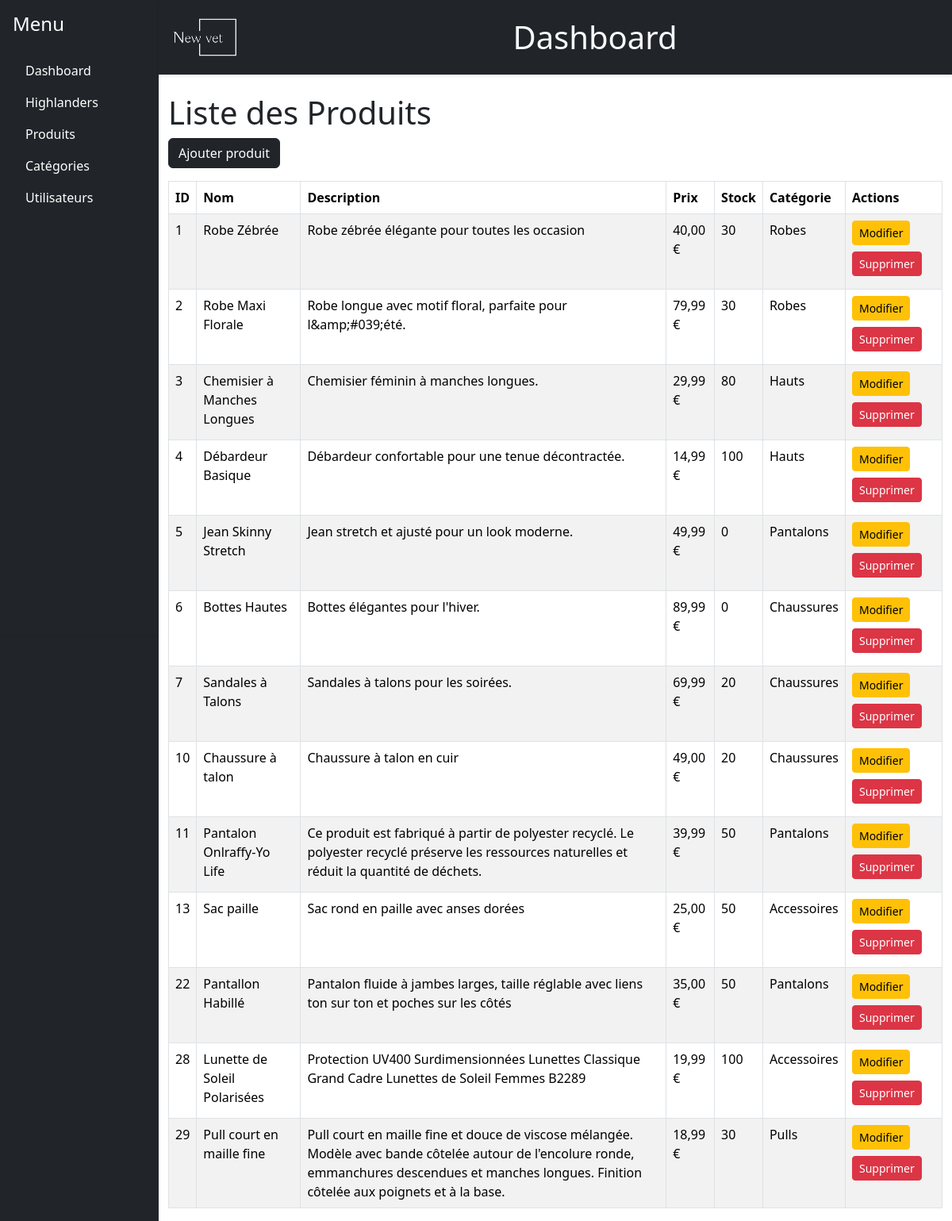
The page /backoffice/products.php on the database as committed earlier.
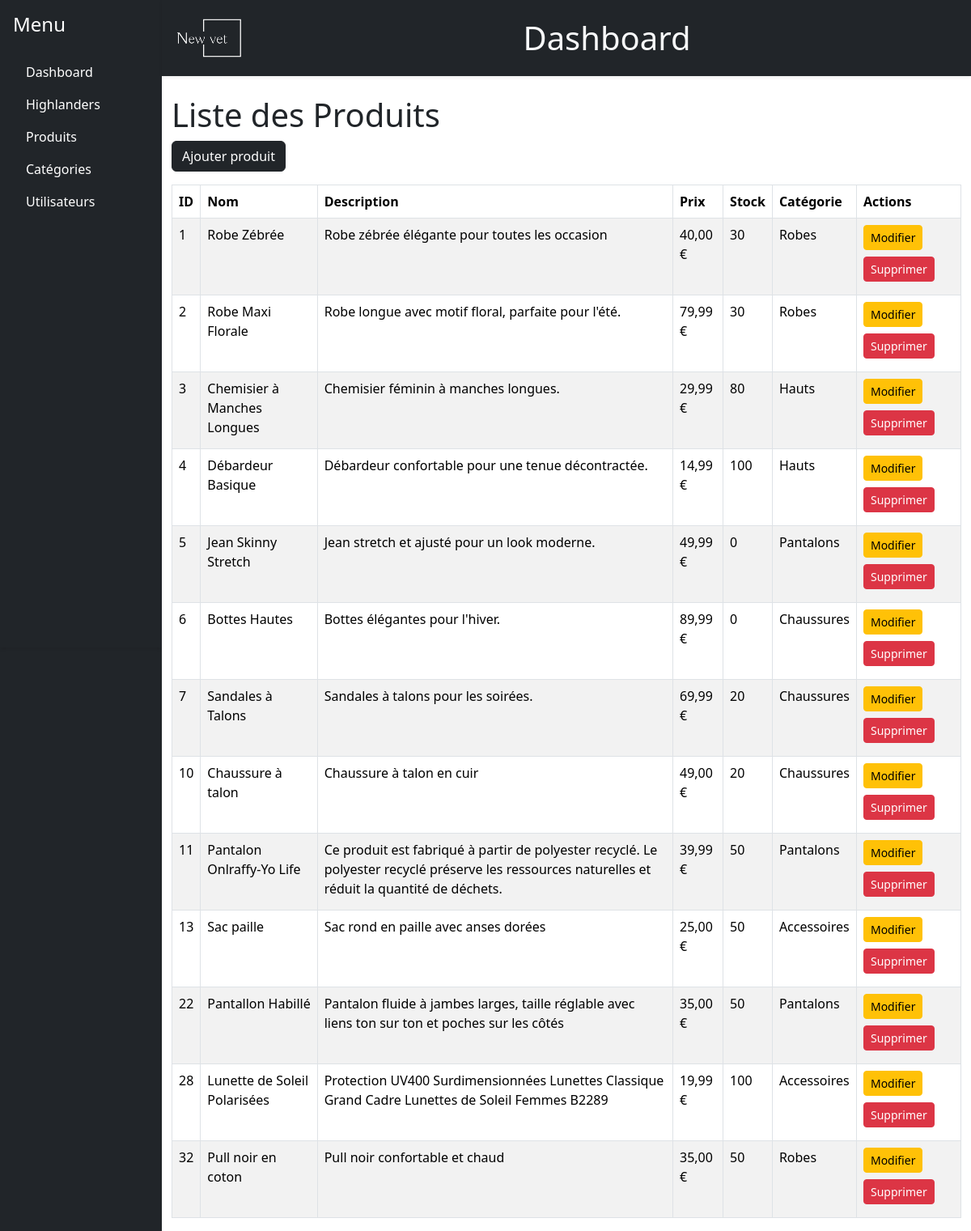
The same page on the database as committed later.
### tables this page shows
CREATE TABLE `produits` (
  `id` int(11) NOT NULL,
  `categorie_id` int(11) DEFAULT NULL,
  `nom` varchar(255) NOT NULL,
  `description` text DEFAULT NULL,
  `prix` decimal(10,2) NOT NULL,
  `stock` int(11) DEFAULT 0,
  `date_ajout` date NOT NULL DEFAULT current_timestamp(),
  `en_priorite` tinyint(1) NOT NULL DEFAULT 0
);

CREATE TABLE `categories` (
  `id` int(11) NOT NULL,
  `nom` varchar(100) NOT NULL,
  `description` varchar(255) NOT NULL
);

### functions.php (called while the page is built, shortened)
<?php
function getCategoryById($con, $category_id){
    $query = "SELECT * FROM categories WHERE id = '$category_id' limit 1";
    $result = mysqli_query($con,$query);
    if($result && mysqli_num_rows($result)> 0){
        $category = mysqli_fetch_assoc($result);
        return $category;
    }
}
function getProductCategory($con, $productID){
    $query = "SELECT * FROM produits WHERE id = '$productID'";
    $result = mysqli_query($con,$query);
    if($result && mysqli_num_rows($result)> 0){
        $product = mysqli_fetch_assoc($result);
        $categoryID = $product['categorie_id'];
        $category = getCategoryById($con, $categoryID);
        return $category;
    }
}
function getAllProducts($con){
    $query = "SELECT * FROM produits";
    $result = mysqli_query($con,$query);
    if($result && mysqli_num_rows($result)> 0){
        $products = mysqli_fetch_all($result, MYSQLI_ASSOC);
        return $products;
    }
}
?>

### backoffice/products.php (the view, shortened to what this page needs)
<?php
include('../config.php');
include('../functions.php');
$products = getAllProducts($con);
?>
<!DOCTYPE html>
<html lang="fr">
<head>
    <link rel="stylesheet" href="https://cdn.jsdelivr.net/npm/bootstrap-icons@1.11.3/font/bootstrap-icons.min.css">
    <link href="https://cdn.jsdelivr.net/npm/bootstrap@5.3.3/dist/css/bootstrap.min.css" rel="stylesheet">
</head>
<body>
    <div class="container-fluid p-0">
        <div class="row g-0">
            <div class="col-md-2 p-0 bg-dark text-white">
                <?php include 'navbar.php'; ?>
            </div>
            <div class="col-md-10 p-0">
                <?php include 'header.php'; ?>
                <div class="container-fluid mt-4">
                    <h1>Liste des Produits</h1>
                    <a class="btn btn-dark mb-3" href="addproduct.php">Ajouter produit</a>
                    <div class="table-responsive">
                        <table class="table table-striped table-bordered">
                            <thead class="bg-dark text-light">
                                <tr>
                                    <th>ID</th>
                                    <th>Nom</th>
                                    <th>Description</th>
                                    <th>Prix</th>
                                    <th>Stock</th>
                                    <th>Catégorie</th>
                                    <th>Actions</th>
                                </tr>
                            </thead>
                            <tbody>
                                <?php foreach ($products as $product): ?>
                                    <tr>
                                        <td><?php echo $product['id']; ?></td>
                                        <td><?php echo $product['nom']; ?></td>
                                        <td><?php echo $product['description']; ?></td>
                                        <td><?php echo number_format($product['prix'], 2, ',', ' '); ?> €</td>
                                        <td><?php echo $product['stock']; ?></td>
                                        <td><?php echo getProductCategory($con, $product['id'])['nom']; ?></td>
                                        <td>
                                            <a class="btn btn-warning btn-sm mb-2" href="product.php?id=<?php echo $product['id']; ?>">Modifier</a>
                                            <a class="btn btn-danger btn-sm mb-2" href="products.php?delete_id=<?php echo $product['id']; ?>" onclick="return confirm('Êtes-vous sûr de vouloir supprimer ce produit ?');">Supprimer</a>
                                        </td>
                                    </tr>
                                <?php endforeach; ?>
                            </tbody>
                        </table>
                    </div>
                </div>
            </div>
        </div>
    </div>
</body>
</html>

### backoffice/navbar.php (shortened to what this page needs)
<aside class="bg-dark text-white vh-100 d-flex flex-column p-3 shadow-sm">
    <h4 class="mb-4">Menu</h4>
    <ul class="nav flex-column">
        <li class="nav-item">
            <a class="nav-link text-white active" href="dashboard.php">
                Dashboard
            </a>
        </li>
        <li class="nav-item">
            <a class="nav-link text-white" href="highlanders.php">
                Highlanders
            </a>
        </li>
        <li class="nav-item">
            <a class="nav-link text-white" href="products.php">
                Produits
            </a>
        </li>
        <li class="nav-item">
            <a class="nav-link text-white" href="categories.php">
                Catégories
            </a>
        </li>
        <li class="nav-item">
            <a class="nav-link text-white" href="users.php">
                Utilisateurs
            </a>
        </li>
    </ul>
</aside>

### backoffice/header.php (shortened to what this page needs)
<header class="bg-dark py-3 text-light shadow-sm">
    <div class="container-fluid px-0">
        <div class="d-flex align-items-center">
            <img src="../assets/img/logo-white.png" alt="New Vet" class="img-fluid" style="max-width: 100px; height: auto;">
            <div class="mx-auto text-center flex-grow-1">
                <h1 class="mb-0">Dashboard</h1>
            </div>
        </div>
    </div>
</header>

Rows that differ between the two databases and show on the page:
removed produits: id "29", nom "Pull court en maille fine", description "Pull court en maille fine et douce de viscose mélangée. Modèle avec bande côtelée autour de l'encolure ronde, emmanchures descendues et manches longues. Finition côtelée aux poignets et à la base.", prix "18,99", stock "30", id.nom "Pulls"
changed produits "Robe Maxi Florale": description "Robe longue avec motif floral, parfaite pour l&amp;#039;été." → "Robe longue avec motif floral, parfaite pour l'été."
added produits: id "32", nom "Pull noir en coton", description "Pull noir confortable et chaud", prix "35,00", stock "50", id.nom "Robes"
